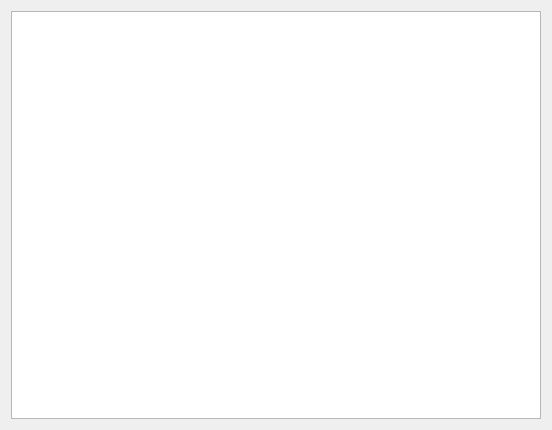
<?xml version="1.0" encoding="UTF-8"?>
<ui version="4.0">
 <class>Logger</class>
 <widget class="QWidget" name="Logger">
  <property name="geometry">
   <rect>
    <x>0</x>
    <y>0</y>
    <width>552</width>
    <height>430</height>
   </rect>
  </property>
  <property name="windowTitle">
   <string>Form</string>
  </property>
  <layout class="QGridLayout" name="gridLayout">
   <item row="0" column="0">
    <widget class="QPlainTextEdit" name="editLogger">
     <property name="readOnly">
      <bool>true</bool>
     </property>
    </widget>
   </item>
  </layout>
 </widget>
 <resources/>
 <connections/>
</ui>
